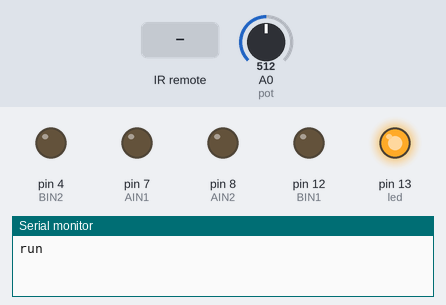
Bench run of a sketch on a simulated Arduino Uno, built with avr-gcc and run on an emulated ATmega328P. Shown: output pins drawn as LEDs (lit = HIGH), the last lines printed to the serial monitor. Dashed ring = blinking. The test bench sets the inputs (shaded band); at power-on: A0 (pot) = 512.

Above: at 2.2 s.
At 3.4 s:
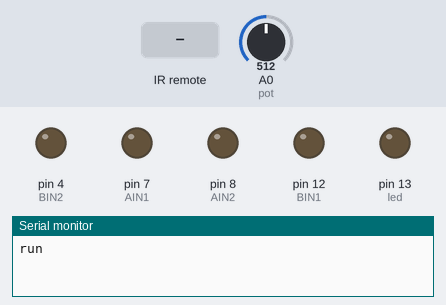
3.5 s: infrared code 0x890 received
At 5.25 s:
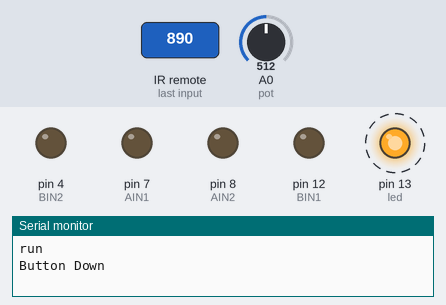
7.0 s: infrared code 0x490 received
10.5 s: infrared code 0xC90 received
Timing chart, 0 to 20.2 s (numbered marks = the images above; inputs shaded):
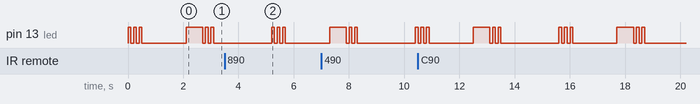

The sketch:

sketch_may25a.ino
```cpp
#include <IRremote.h>
int RECV_PIN = 2;
int led = 13;
int AIN1 = 7;
int AIN2 = 8;
int BIN1 = 12;
int BIN2 = 4;
int pot = A0;

int i = 0;
int b = 1;

IRrecv irrecv(RECV_PIN);
decode_results results;


void setup() {
  Serial.begin(19200);
  irrecv.enableIRIn();
  Serial.println("run");
  pinMode(A0, INPUT);
  pinMode(led, OUTPUT);
  pinMode(AIN1, OUTPUT);
  pinMode(AIN2, OUTPUT);
  pinMode(BIN1, OUTPUT);
  pinMode(BIN2, OUTPUT);
  pinMode(led, OUTPUT);
  pinMode(pot, INPUT);
}

void forward() {
  digitalWrite(led, HIGH);
  digitalWrite(AIN1, HIGH);
  digitalWrite(AIN2, LOW);
  digitalWrite(BIN1, HIGH);
  digitalWrite(BIN2, HIGH);
}
void backward() {
  digitalWrite(led, HIGH);
  digitalWrite(AIN1, LOW);
  digitalWrite(AIN2, HIGH);
  digitalWrite(BIN1, HIGH);
  digitalWrite(BIN2, LOW);
}

void stop() {
  digitalWrite(led, LOW);
  digitalWrite(AIN1, LOW);
  digitalWrite(AIN2, LOW);
  digitalWrite(BIN1, LOW);
  digitalWrite(BIN2, LOW);
}

void loop(){
int val;
val = analogRead(pot);
analogWrite(led, 128);
analogWrite(led, val/4);


 int i;
 for (i = 0; i < 3; i++)
 {
 digitalWrite(led, HIGH);
 delay(100);
 digitalWrite(led, LOW);
 delay(100);
 }
 delay(1500);
 {
 if (b == 1) {
 digitalWrite(led, HIGH);
 b = 0;
 }
 else {
 digitalWrite(led, LOW);
 b = 1;
 }
 delay(500);
 }

   if (irrecv.decode(&results)) {
    if (results.value == 0x90) {
      Serial.println("Button Up");}

    else if (results.value == 0x890) {
      Serial.println("Button Down");
    }
    else if (results.value == 0x490) {
      Serial.println("Button Right");
    }
    else if (results.value == 0xC90) {
      Serial.println("Button Left");
    }
    else {
      Serial.print("Unrecognized:k");
      Serial.print(results.value, HEX);
      Serial.println();
    }
    irrecv.resume(); // Receive the next value
  }
}
```
